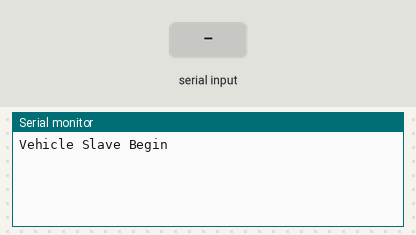
The sketch below on a simulated ESP32. Parts: the last lines printed to the serial monitor. The inputs (shaded band) are chosen by the test bench.

Above: at 1.2 s.
1.3 s: "f" received over the second serial link
At 2.1 s:
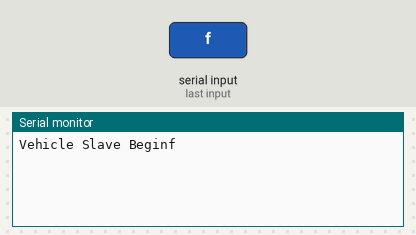
2.8 s: "b" received over the second serial link
At 3.4 s:
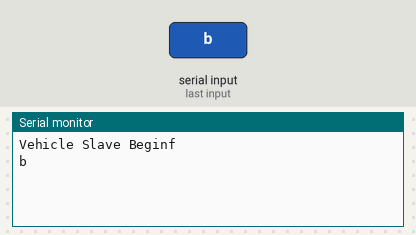
4.3 s: "s" received over the second serial link
At 5.5 s:
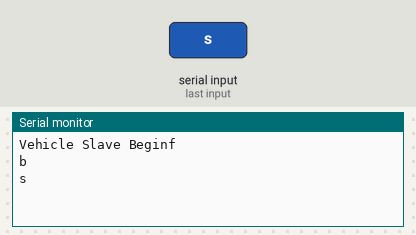
5.8 s: "r" received over the second serial link
At 7.0 s:
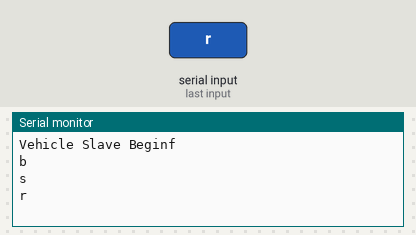
7.3 s: "l" received over the second serial link
At 8.2 s:
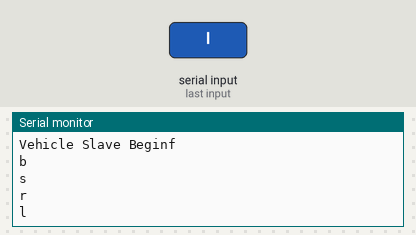

The sketch:

vehicle_slave.ino
```cpp
#include <Arduino.h>
#include <SPI.h>  //(1)SPI通信をするための読み込み

//(2)ステッピングモーター用のピンの定義
#define PIN_SPI_MOSI 23
#define PIN_SPI_MISO 19
#define PIN_SPI_SCK 18
#define PIN_SPI_SS1 5

#define RX_PIN  21
#define TX_PIN  22

char inChar; // Where to store the character read

void setup() {
  // put your setup code here, to run once:
  Serial.begin(115200);
  Serial1.begin(115200,SERIAL_8N1, RX_PIN, TX_PIN);
  Serial.write("Vehicle Slave Begin");

  //(3)ステッピングモーター用のピンの準備
  pinMode(PIN_SPI_MOSI, OUTPUT);
  pinMode(PIN_SPI_MISO, INPUT);
  pinMode(PIN_SPI_SCK, OUTPUT);
  pinMode(PIN_SPI_SS1, OUTPUT);

  digitalWrite(PIN_SPI_SS1, HIGH);

  //(4)SPI通信の開始宣言
  SPI.begin();
  SPI.setDataMode(SPI_MODE3);//SCKの立上りでテータを送受信、アイドル時はpinをHIGHに設定
  SPI.setBitOrder(MSBFIRST);//MSBから送信

  L6470_setup();
}

void loop() {
  // put your main code here, to run repeatedly:
  while(Serial1.available())
  {
    inChar = Serial1.read();
    Serial.println(inChar);

    if(inChar == 'f') // if the input char == "f"
    {
      L6470_FWRD();
    }
    else if(inChar == 'b') // if the input char == "b"
    {
      L6470_BACK();
    }
    else if(inChar == 's') // if the input char == "s"
    {
      L6470_STOP();
    }
    else if(inChar == 'r') // if the input char == "r"
    {
      L6470_TURNR();
    }
    else if(inChar == 'l') // if the input char == "l"
    {
      L6470_TURNL();
    }
  }
  delay(100);
}

void L6470_send(unsigned char value,int pin){
  digitalWrite(pin, LOW);
  SPI.transfer(value);  //制御信号をSPI通信で送る
  digitalWrite(pin, HIGH);
}

void L6470_setup(){
  //デバイス設定
  L6470_send(0x00,PIN_SPI_SS1);
  L6470_send(0x00,PIN_SPI_SS1);
  L6470_send(0x00,PIN_SPI_SS1);
  L6470_send(0x00,PIN_SPI_SS1);
  L6470_send(0xc0,PIN_SPI_SS1);

  // //最大回転スピード設定
  L6470_send(0x07,PIN_SPI_SS1);//レジスタアドレス
  L6470_send(0x20,PIN_SPI_SS1);//値(10bit),デフォルト0x41


  // //モータ停止中の電圧設定
  L6470_send(0x09,PIN_SPI_SS1);//レジスタアドレス
  L6470_send(0xFF,PIN_SPI_SS1);//値(8bit),デフォルト0x29

  //モータ定速回転時の電圧設定
  L6470_send(0x0a,PIN_SPI_SS1);//レジスタアドレス
  L6470_send(0xFF,PIN_SPI_SS1);//値(8bit),デフォルト0x29

  //加速中の電圧設定
  L6470_send(0x0b,PIN_SPI_SS1);//レジスタアドレス
  L6470_send(0xFF,PIN_SPI_SS1);//値(8bit),デフォルト0x29

  //減速中の電圧設定
  L6470_send(0x0c,PIN_SPI_SS1);//レジスタアドレス
  L6470_send(0xFF,PIN_SPI_SS1);//値(8bit),デフォルト0x29

  //フルステップ,ハーフステップ,1/4,1/8,…,1/128ステップの設定
  L6470_send(0x16,PIN_SPI_SS1);//レジスタアドレス
  L6470_send(0x00,PIN_SPI_SS1);//値(8bit)
}

void L6470_FWRD(void)
{
  L6470_send(0x50,PIN_SPI_SS1);//Run(DIR,SPD),0x51:正転,0x50:逆転
  L6470_send(0x00,PIN_SPI_SS1);
  L6470_send(0x20,PIN_SPI_SS1);//回転スピードの設定
  L6470_send(0x00,PIN_SPI_SS1);
}

void L6470_BACK(void)
{
  L6470_send(0x51,PIN_SPI_SS1);//Run(DIR,SPD),0x51:正転,0x50:逆転
  L6470_send(0x00,PIN_SPI_SS1);
  L6470_send(0x20,PIN_SPI_SS1);//回転スピードの設定
  L6470_send(0x00,PIN_SPI_SS1);
}

void L6470_TURNR(void)
{
  L6470_send(0x51,PIN_SPI_SS1);//Run(DIR,SPD),0x51:正転,0x50:逆転
  L6470_send(0x00,PIN_SPI_SS1);
  L6470_send(0x20,PIN_SPI_SS1);//回転スピードの設定
  L6470_send(0x00,PIN_SPI_SS1);
}

void L6470_TURNL(void)
{
  L6470_send(0x50,PIN_SPI_SS1);//Run(DIR,SPD),0x51:正転,0x50:逆転
  L6470_send(0x00,PIN_SPI_SS1);
  L6470_send(0x20,PIN_SPI_SS1);//回転スピードの設定
  L6470_send(0x00,PIN_SPI_SS1);
}

void L6470_STOP(void)
{
  L6470_send(0xB8,PIN_SPI_SS1);//急停止(ハードストップ)
}
```

Measured:
- after the input at 1.3 s, the serial monitor: prints a new line at once (image 1)
- after the input at 2.8 s, the serial monitor: prints a new line at once (image 2)
- after the input at 4.3 s, the serial monitor: prints a new line at once (image 3)
- after the input at 5.8 s, the serial monitor: prints a new line at once (image 4)
- after the input at 7.3 s, the serial monitor: prints a new line at once (image 5)
